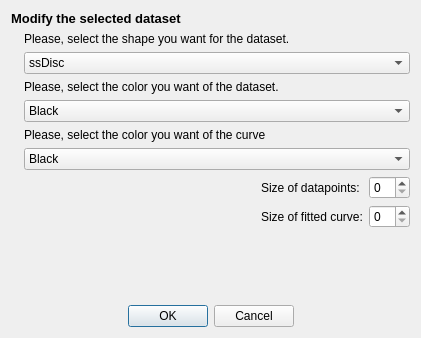
<?xml version="1.0" encoding="UTF-8"?>
<ui version="4.0">
 <class>Modify_data</class>
 <widget class="QDialog" name="Modify_data">
  <property name="geometry">
   <rect>
    <x>0</x>
    <y>0</y>
    <width>421</width>
    <height>338</height>
   </rect>
  </property>
  <property name="windowTitle">
   <string>Plis - Modify data</string>
  </property>
  <layout class="QGridLayout" name="gridLayout">
   <item row="2" column="0">
    <layout class="QHBoxLayout" name="horizontalLayout_3">
     <item>
      <layout class="QHBoxLayout" name="horizontalLayout_4">
       <item>
        <spacer name="horizontalSpacer">
         <property name="orientation">
          <enum>Qt::Horizontal</enum>
         </property>
         <property name="sizeHint" stdset="0">
          <size>
           <width>40</width>
           <height>20</height>
          </size>
         </property>
        </spacer>
       </item>
       <item>
        <widget class="QPushButton" name="okButton">
         <property name="text">
          <string>OK</string>
         </property>
        </widget>
       </item>
       <item>
        <widget class="QPushButton" name="cancelButton">
         <property name="text">
          <string>Cancel</string>
         </property>
        </widget>
       </item>
       <item>
        <spacer name="horizontalSpacer_2">
         <property name="orientation">
          <enum>Qt::Horizontal</enum>
         </property>
         <property name="sizeHint" stdset="0">
          <size>
           <width>40</width>
           <height>20</height>
          </size>
         </property>
        </spacer>
       </item>
      </layout>
     </item>
    </layout>
   </item>
   <item row="1" column="0">
    <layout class="QVBoxLayout" name="verticalLayout_2">
     <item>
      <widget class="QLabel" name="label_4">
       <property name="font">
        <font>
         <pointsize>10</pointsize>
         <weight>75</weight>
         <bold>true</bold>
        </font>
       </property>
       <property name="text">
        <string>Modify the selected dataset</string>
       </property>
      </widget>
     </item>
     <item>
      <layout class="QHBoxLayout" name="horizontalLayout">
       <item>
        <widget class="QLabel" name="label">
         <property name="text">
          <string/>
         </property>
         <property name="pixmap">
          <pixmap resource="Resources.qrc">:/img/img/shapes.png</pixmap>
         </property>
         <property name="alignment">
          <set>Qt::AlignLeading|Qt::AlignLeft|Qt::AlignTop</set>
         </property>
        </widget>
       </item>
       <item>
        <layout class="QVBoxLayout" name="verticalLayout">
         <item>
          <widget class="QLabel" name="label_2">
           <property name="acceptDrops">
            <bool>false</bool>
           </property>
           <property name="text">
            <string>Please, select the shape you want for the dataset.</string>
           </property>
          </widget>
         </item>
         <item>
          <widget class="QComboBox" name="shape_box">
           <item>
            <property name="text">
             <string>ssDisc</string>
            </property>
           </item>
           <item>
            <property name="text">
             <string>ssSquare</string>
            </property>
           </item>
           <item>
            <property name="text">
             <string>ssDiamond</string>
            </property>
           </item>
           <item>
            <property name="text">
             <string>ssStar</string>
            </property>
           </item>
           <item>
            <property name="text">
             <string>ssCross</string>
            </property>
           </item>
           <item>
            <property name="text">
             <string>ssPlus</string>
            </property>
           </item>
           <item>
            <property name="text">
             <string>ssCircle</string>
            </property>
           </item>
           <item>
            <property name="text">
             <string>ssTriangle</string>
            </property>
           </item>
           <item>
            <property name="text">
             <string>ssTriangleInverted</string>
            </property>
           </item>
           <item>
            <property name="text">
             <string>ssCrossSquare</string>
            </property>
           </item>
           <item>
            <property name="text">
             <string>ssPlusSquare</string>
            </property>
           </item>
           <item>
            <property name="text">
             <string>ssCrossCircle</string>
            </property>
           </item>
           <item>
            <property name="text">
             <string>ssPlusCircle</string>
            </property>
           </item>
           <item>
            <property name="text">
             <string>ssPeace</string>
            </property>
           </item>
          </widget>
         </item>
         <item>
          <widget class="QLabel" name="label_3">
           <property name="text">
            <string>Please, select the color you want of the dataset.</string>
           </property>
          </widget>
         </item>
         <item>
          <widget class="QComboBox" name="color_box">
           <item>
            <property name="text">
             <string>Black</string>
            </property>
           </item>
           <item>
            <property name="text">
             <string>Red</string>
            </property>
           </item>
           <item>
            <property name="text">
             <string>Green</string>
            </property>
           </item>
           <item>
            <property name="text">
             <string>Blue</string>
            </property>
           </item>
           <item>
            <property name="text">
             <string>Magenta</string>
            </property>
           </item>
           <item>
            <property name="text">
             <string>Grey</string>
            </property>
           </item>
           <item>
            <property name="text">
             <string>Cyan</string>
            </property>
           </item>
           <item>
            <property name="text">
             <string>Darkmagenta</string>
            </property>
           </item>
           <item>
            <property name="text">
             <string>Darkblue</string>
            </property>
           </item>
          </widget>
         </item>
         <item>
          <widget class="QLabel" name="label_5">
           <property name="text">
            <string>Please, select the color you want of the curve</string>
           </property>
          </widget>
         </item>
         <item>
          <widget class="QComboBox" name="color_curve_box">
           <item>
            <property name="text">
             <string>Black</string>
            </property>
           </item>
           <item>
            <property name="text">
             <string>Red</string>
            </property>
           </item>
           <item>
            <property name="text">
             <string>Green</string>
            </property>
           </item>
           <item>
            <property name="text">
             <string>Blue</string>
            </property>
           </item>
           <item>
            <property name="text">
             <string>Magenta</string>
            </property>
           </item>
           <item>
            <property name="text">
             <string>Grey</string>
            </property>
           </item>
           <item>
            <property name="text">
             <string>Cyan</string>
            </property>
           </item>
           <item>
            <property name="text">
             <string>Darkmagenta</string>
            </property>
           </item>
           <item>
            <property name="text">
             <string>Darkblue</string>
            </property>
           </item>
          </widget>
         </item>
         <item>
          <layout class="QGridLayout" name="gridLayout_2">
           <item row="0" column="2">
            <widget class="QSpinBox" name="size_data"/>
           </item>
           <item row="1" column="2">
            <widget class="QSpinBox" name="size_curve"/>
           </item>
           <item row="0" column="1">
            <widget class="QLabel" name="label_6">
             <property name="text">
              <string>Size of datapoints:</string>
             </property>
            </widget>
           </item>
           <item row="0" column="0">
            <spacer name="horizontalSpacer_3">
             <property name="orientation">
              <enum>Qt::Horizontal</enum>
             </property>
             <property name="sizeHint" stdset="0">
              <size>
               <width>40</width>
               <height>20</height>
              </size>
             </property>
            </spacer>
           </item>
           <item row="1" column="1">
            <widget class="QLabel" name="label_7">
             <property name="text">
              <string>Size of fitted curve:</string>
             </property>
            </widget>
           </item>
          </layout>
         </item>
         <item>
          <spacer name="verticalSpacer">
           <property name="orientation">
            <enum>Qt::Vertical</enum>
           </property>
           <property name="sizeHint" stdset="0">
            <size>
             <width>20</width>
             <height>40</height>
            </size>
           </property>
          </spacer>
         </item>
        </layout>
       </item>
      </layout>
     </item>
    </layout>
   </item>
  </layout>
 </widget>
 <resources>
  <include location="Resources.qrc"/>
 </resources>
 <connections/>
</ui>
